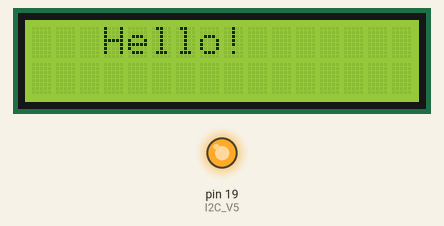
Bench run of a sketch on a simulated Arduino Uno, built with avr-gcc and run on an emulated ATmega328P. Shown: 16×2 character LCD, output pins drawn as LEDs (lit = HIGH).

Above: at 0.1 s.
At 5.1 s:
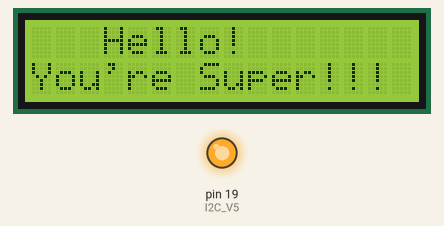

Measured:
- what the display in image 1 shows lasts 5.0 s, from 5.1 s to 10.1 s

The sketch:

lcd-screen-adapter.ino
```cpp
// Include Libraries
#include <LiquidCrystal_I2C.h>
#include <Wire.h>

// Digital Out Numbers to LCD Screen
const int I2C_GND = 18;
const int I2C_V5 = 19;
const int I2C_SDA = 20;
const int I2C_SCL = 21;

// Set LCD Screen's number of I2C Channel, Columns and Rows
LiquidCrystal_I2C lcd(0x27, 16, 2);

void setup() {
	// Set LCD Pins to Output Mode
	pinMode(I2C_V5, OUTPUT);
	pinMode(I2C_GND, OUTPUT);

	// Set LCD Power Supply
	digitalWrite(I2C_V5, HIGH);
	digitalWrite(I2C_GND, LOW);

	// Set LCD Screen
	lcd.init();
	lcd.backlight();
}

//
void loop() {
	// LCD Power Supply
	digitalWrite(I2C_V5, HIGH);
	digitalWrite(I2C_GND, LOW);

	lcd.setCursor(3, 0);
	lcd.print("Hello!");
	delay(5000);

	lcd.setCursor(0, 1);
	lcd.print("You're Super!!!");
	delay(5000);

	lcd.clear();
}
```
